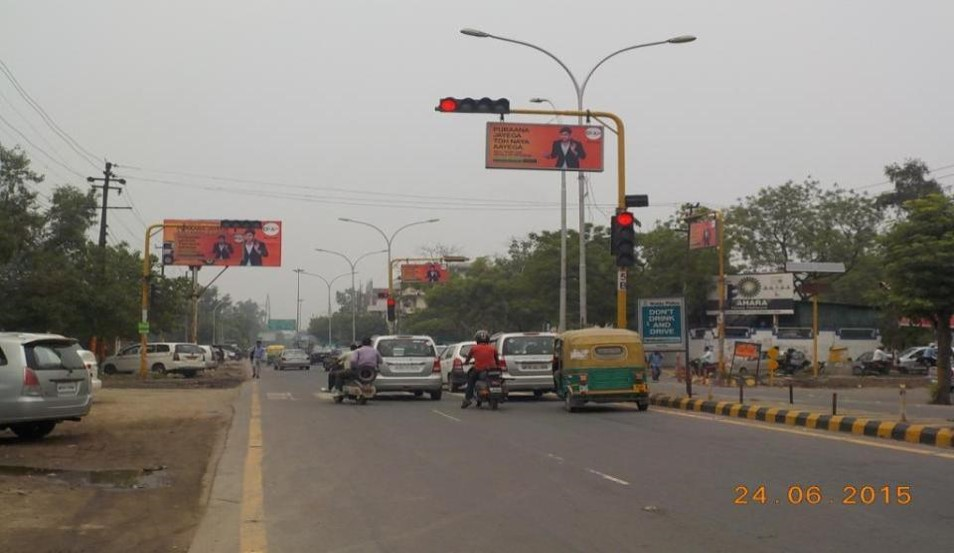
#> input picture Project/Images/img4.jpg, 954 x 553 px, found by its file name
$ python imageHistogram.py
#> lines starting #> are read from the running program, lines starting #| are printed output that depends on the picture

"""
Created on Thu Dec 23 12:27:58 2021

@author: ahoth
"""


import cv2
import matplotlib.pyplot as plt
import numpy as np

# Image histogram for grayscale image
def showGreyHistogram(grey_img):
    #grey_img = cv2.imread(path, 0)
    plt.hist(grey_img.ravel(),256,[0,256])
    plt.show()


# Image histogram for RGB image
def showRGBHistogram(img):

    color = ('b','g','r')
    for i,col in enumerate(color):
        histr = cv2.calcHist([img],[i],None,[256],[0,256])
        plt.plot(histr,color = col)
        plt.xlim([0,256])
        plt.ylim([0,2000])
    plt.show()

# Equalize image
def histogramEqulization(grey_img):
    equ = cv2.equalizeHist(grey_img)
    res = np.hstack((grey_img,equ))
    cv2.imshow("result", res)
    cv2.waitKey(0)
    cv2.destroyAllWindows()
    return equ


path = 'C:/Users/ahoth/OneDrive/Desktop/Internship/Dec2021-Avail/Code/availintern/Images/img4.jpg'

grey_img = cv2.imread(path, 0)
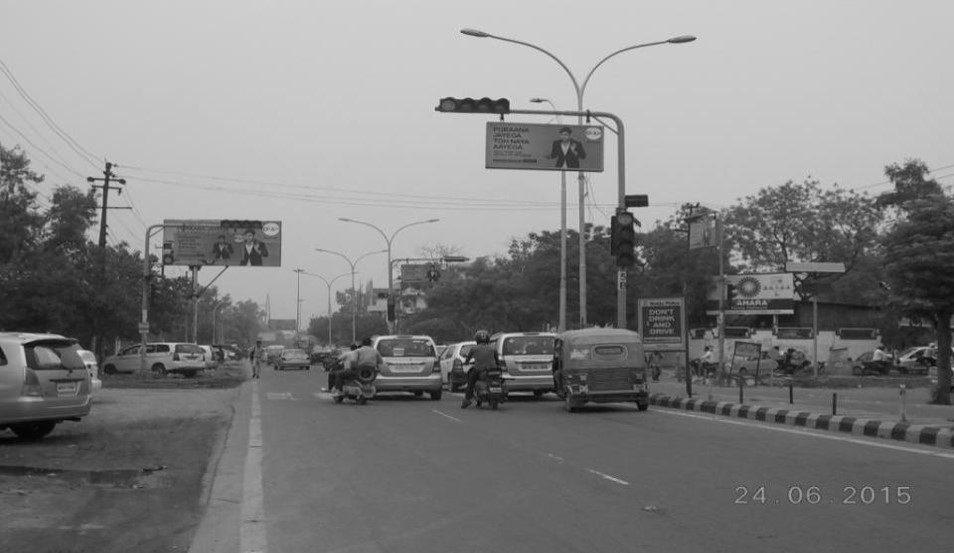
#> grey_img: shape (553, 954); min 1, max 225, mean 129.9

showGreyHistogram(grey_img)
#> in showGreyHistogram, `plt.show()`:
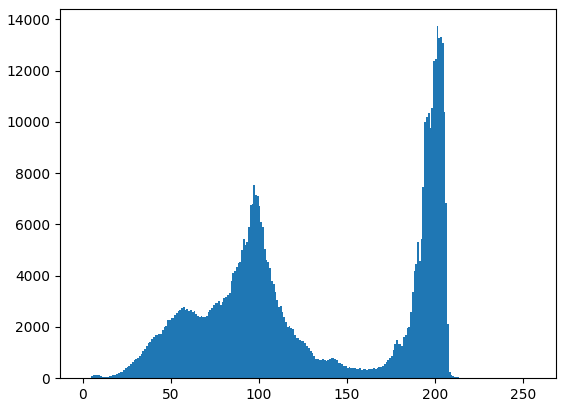
#> figure drawn by matplotlib, 1 panel; tallest bar 13728 high, from x = 201 to 202

equ = histogramEqulization(grey_img)
#> in histogramEqulization, `equ = cv2.equalizeHist(grey_img)`:
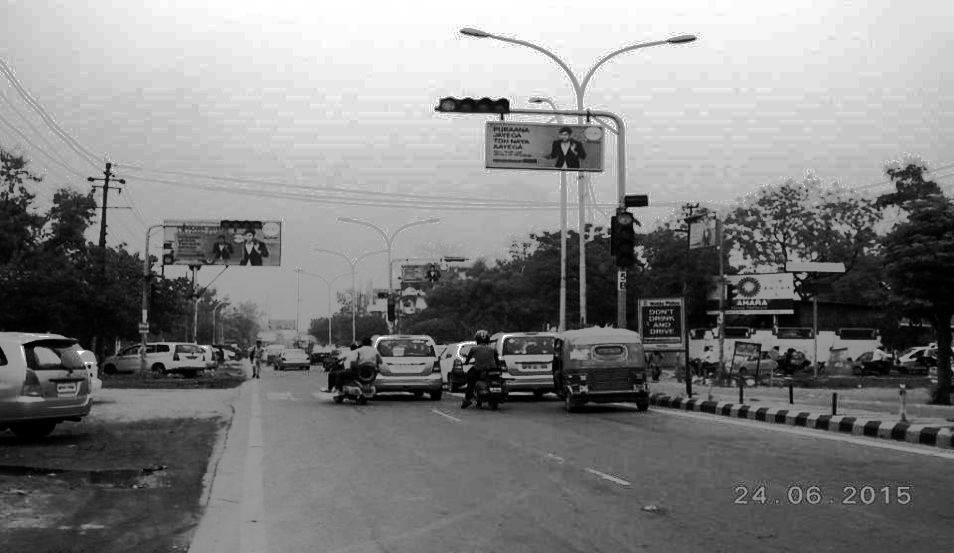
#> equ: shape (553, 954); min 0, max 255, mean 128.9
#> in histogramEqulization, `res = np.hstack((grey_img,equ))`:
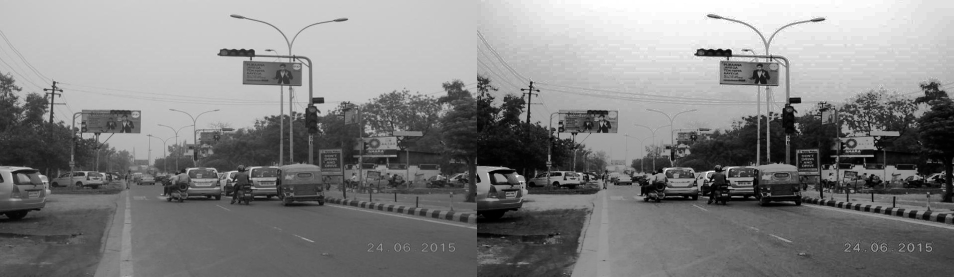
#> res: shape (553, 1908) (shown at 1/2 size); min 0, max 255, mean 129.4

showGreyHistogram(equ)
#> in showGreyHistogram (call 2), `plt.show()`:
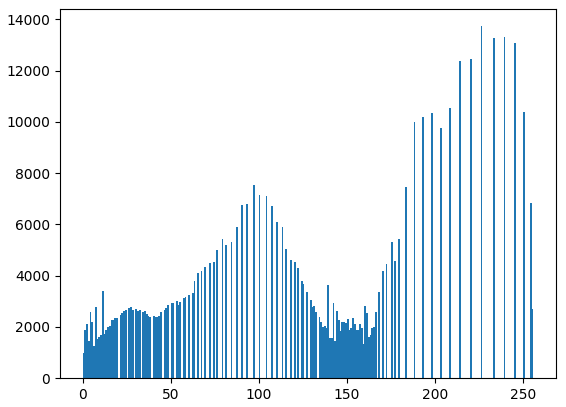
#> figure drawn by matplotlib, 1 panel; tallest bar 13728 high, from x = 226 to 227

##showGreyHistogram(path)
#plt.close()

"""
plt.plot(showGreyHistogram(myImage))
plt.show()
"""

$ run again, with Project/Images/img1.jpg copied over Project/Images/img4.jpg
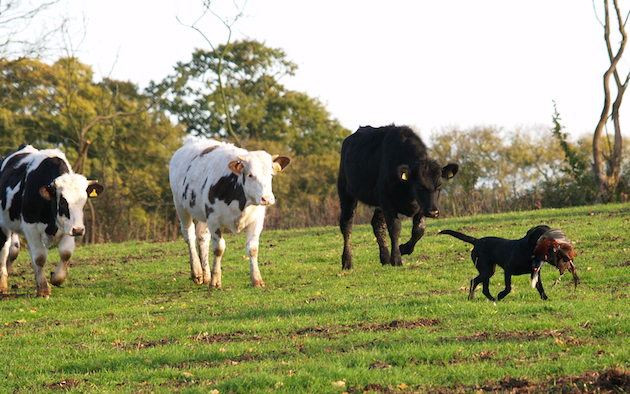
#> input picture Project/Images/img1.jpg, 630 x 394 px, found by its file name
#> in histogramEqulization, `equ = cv2.equalizeHist(grey_img)`:
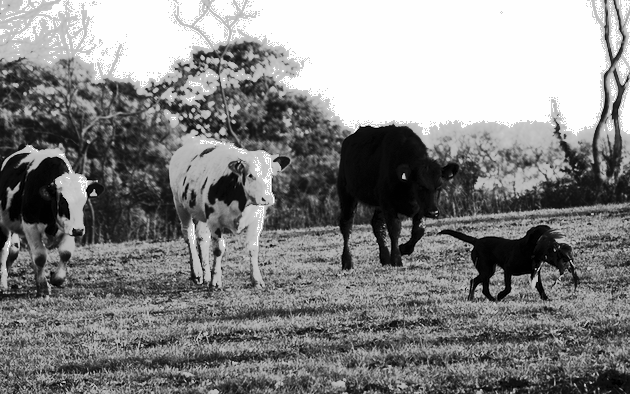
#> equ: shape (394, 630); min 0, max 255, mean 132.9
#> in histogramEqulization, `res = np.hstack((grey_img,equ))`:
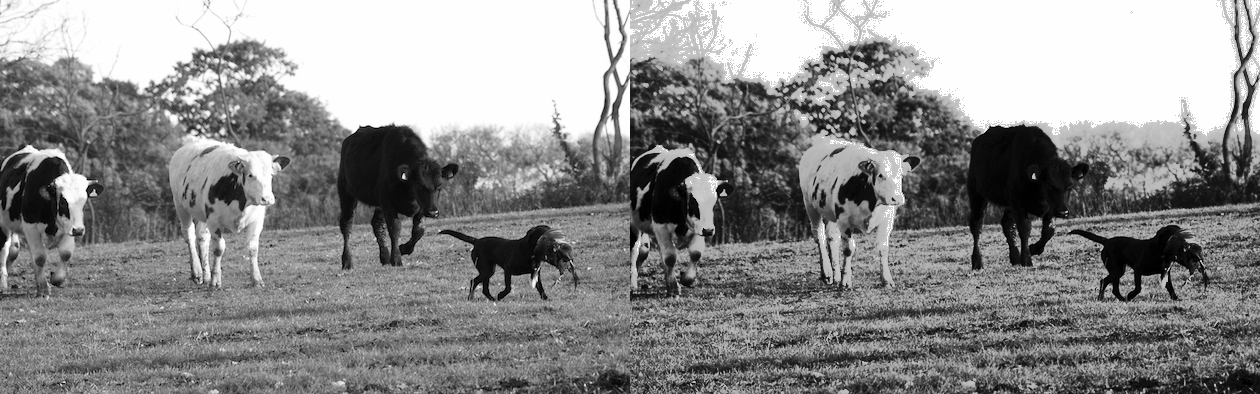
#> res: shape (394, 1260); min 0, max 255, mean 140.8

$ run again, with Project/Images/img10.jpg copied over Project/Images/img4.jpg
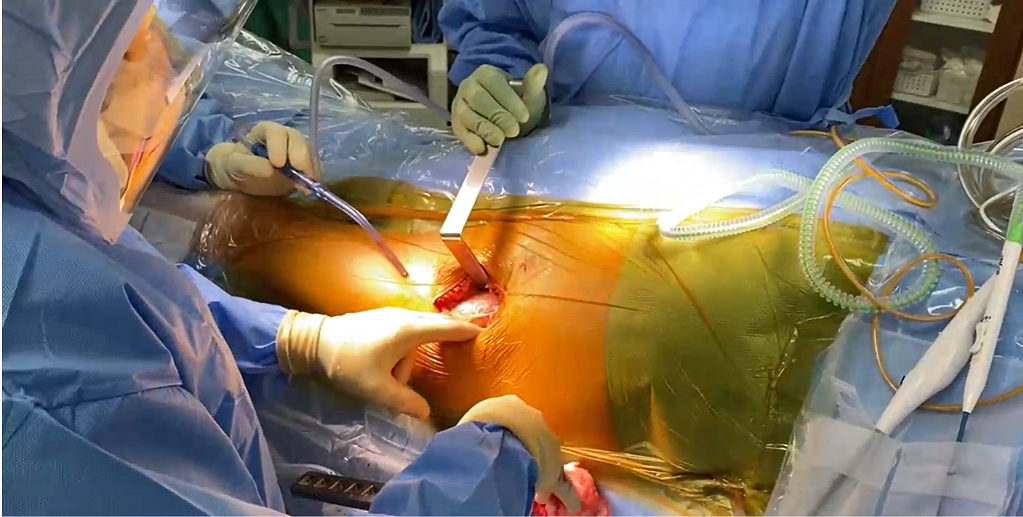
#> input picture Project/Images/img10.jpg, 1023 x 517 px, found by its file name
#> in histogramEqulization, `res = np.hstack((grey_img,equ))`:
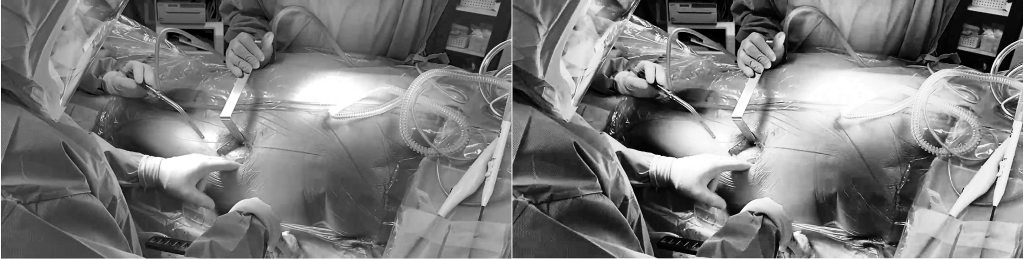
#> res: shape (517, 2046) (shown at 1/2 size); min 0, max 255, mean 122.8
#> in showGreyHistogram (call 2), `plt.show()`:
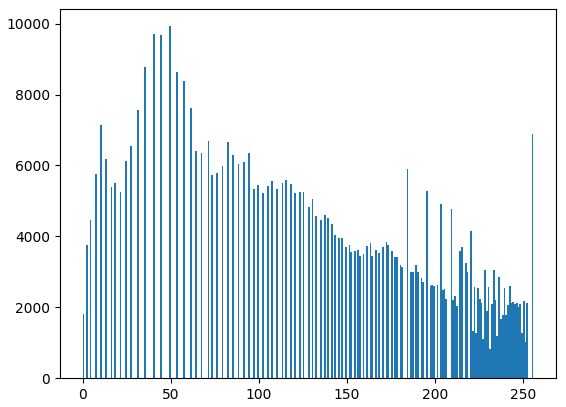
#> figure drawn by matplotlib, 1 panel; tallest bar 9929 high, from x = 49 to 50

$ run again, with Project/Images/img2.jpg copied over Project/Images/img4.jpg
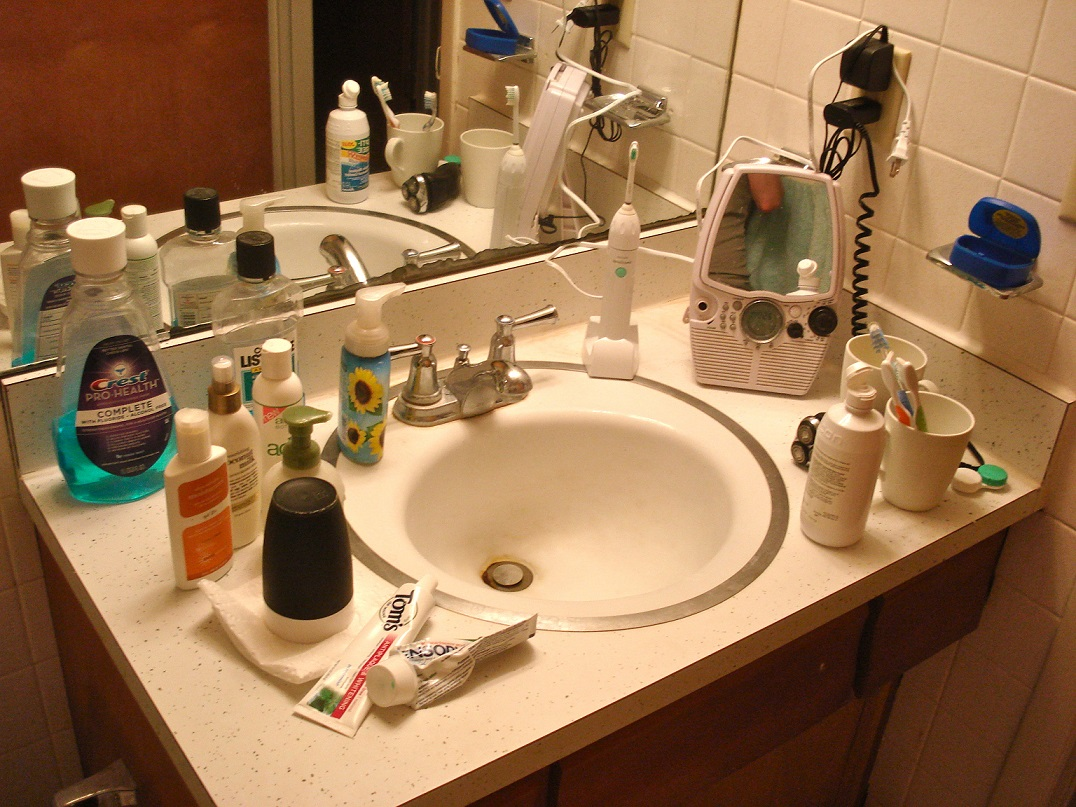
#> input picture Project/Images/img2.jpg, 1076 x 807 px, found by its file name
#> in histogramEqulization, `res = np.hstack((grey_img,equ))`:
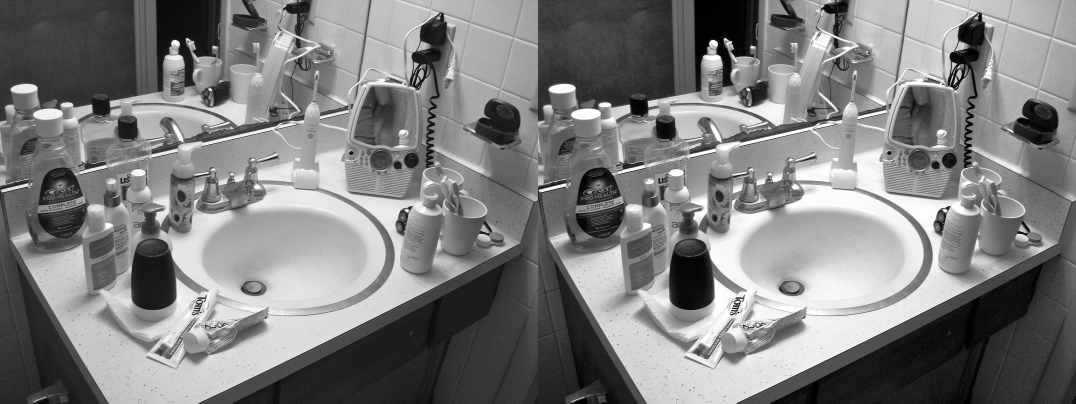
#> res: shape (807, 2152) (shown at 1/2 size); min 0, max 255, mean 126.4
#> in showGreyHistogram (call 2), `plt.show()`:
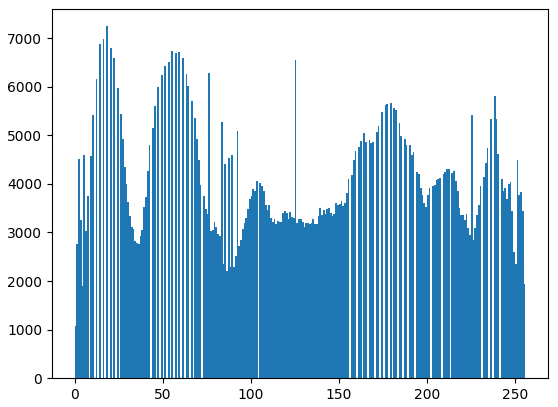
#> figure drawn by matplotlib, 1 panel; tallest bar 7246 high, from x = 18 to 19
